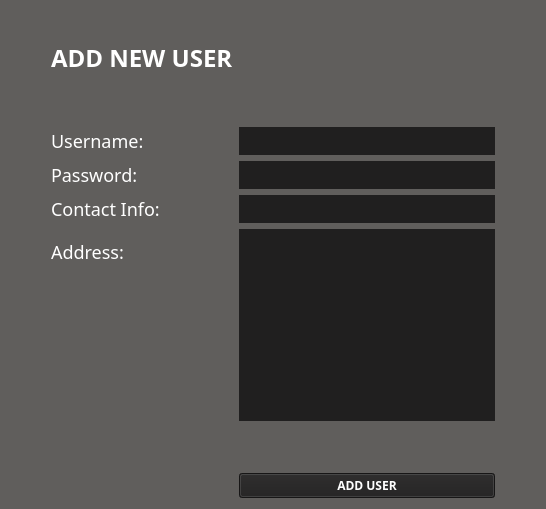
              <widget class="QWidget" name="addNewUser_page">
               <property name="styleSheet">
                <string notr="true">*{
font-family: century gothic;
background-color:#605E5C ;
}
QLineEdit, QTextEdit{
background: #201f1f;
border:#201f1f;
color:white;
font-size:18px;
}
QLabel{
color: white;
font-size: 18px;

}
QPushButton, QToolButton{
font-weight:bold;
color:white ;
background:#201f1f;
}
QPushButton:hover{
color:white;
background-color:black;
}
</string>
               </property>
               <layout class="QVBoxLayout" name="verticalLayout_7">
                <item>
                 <spacer name="verticalSpacer_7">
                  <property name="orientation">
                   <enum>Qt::Vertical</enum>
                  </property>
                  <property name="sizeType">
                   <enum>QSizePolicy::Minimum</enum>
                  </property>
                  <property name="sizeHint" stdset="0">
                   <size>
                    <width>20</width>
                    <height>30</height>
                   </size>
                  </property>
                 </spacer>
                </item>
                <item>
                 <layout class="QHBoxLayout" name="horizontalLayout_11">
                  <item>
                   <spacer name="horizontalSpacer_36">
                    <property name="orientation">
                     <enum>Qt::Horizontal</enum>
                    </property>
                    <property name="sizeType">
                     <enum>QSizePolicy::Fixed</enum>
                    </property>
                    <property name="sizeHint" stdset="0">
                     <size>
                      <width>40</width>
                      <height>20</height>
                     </size>
                    </property>
                   </spacer>
                  </item>
                  <item>
                   <layout class="QFormLayout" name="addUser_form">
                    <item row="0" column="0">
                     <widget class="QLabel" name="addUser_label">
                      <property name="styleSheet">
                       <string notr="true">FONT-WEIGHT:BOLD;
font-size:24px;</string>
                      </property>
                      <property name="text">
                       <string>ADD NEW USER</string>
                      </property>
                     </widget>
                    </item>
                    <item row="1" column="0">
                     <spacer name="verticalSpacer_10">
                      <property name="orientation">
                       <enum>Qt::Vertical</enum>
                      </property>
                      <property name="sizeHint" stdset="0">
                       <size>
                        <width>20</width>
                        <height>40</height>
                       </size>
                      </property>
                     </spacer>
                    </item>
                    <item row="2" column="0">
                     <widget class="QLabel" name="aUsername_label">
                      <property name="text">
                       <string>Username:</string>
                      </property>
                     </widget>
                    </item>
                    <item row="2" column="1">
                     <widget class="QLineEdit" name="aUsername_lineEdit">
                      <property name="text">
                       <string/>
                      </property>
                     </widget>
                    </item>
                    <item row="3" column="0">
                     <widget class="QLabel" name="aPassword_label">
                      <property name="text">
                       <string>Password:</string>
                      </property>
                     </widget>
                    </item>
                    <item row="3" column="1">
                     <widget class="QLineEdit" name="aPassword_lineEdit">
                      <property name="text">
                       <string/>
                      </property>
                      <property name="echoMode">
                       <enum>QLineEdit::Password</enum>
                      </property>
                     </widget>
                    </item>
                    <item row="4" column="0">
                     <widget class="QLabel" name="aContactInfo_label">
                      <property name="text">
                       <string>Contact Info:</string>
                      </property>
                     </widget>
                    </item>
                    <item row="4" column="1">
                     <widget class="QLineEdit" name="aContactInfo_lineEdit">
                      <property name="text">
                       <string/>
                      </property>
                     </widget>
                    </item>
                    <item row="5" column="0">
                     <widget class="QLabel" name="aAddress_label">
                      <property name="text">
                       <string>Address:</string>
                      </property>
                     </widget>
                    </item>
                    <item row="5" column="1">
                     <widget class="QTextEdit" name="aAddress_lineEdit">
                      <property name="styleSheet">
                       <string notr="true">border-radius:0px;</string>
                      </property>
                      <property name="html">
                       <string>&lt;!DOCTYPE HTML PUBLIC &quot;-//W3C//DTD HTML 4.0//EN&quot; &quot;http://www.w3.org/TR/REC-html40/strict.dtd&quot;&gt;
&lt;html&gt;&lt;head&gt;&lt;meta name=&quot;qrichtext&quot; content=&quot;1&quot; /&gt;&lt;style type=&quot;text/css&quot;&gt;
p, li { white-space: pre-wrap; }
&lt;/style&gt;&lt;/head&gt;&lt;body style=&quot; font-family:'century gothic'; font-size:18px; font-weight:400; font-style:normal;&quot;&gt;
&lt;p style=&quot;-qt-paragraph-type:empty; margin-top:0px; margin-bottom:0px; margin-left:0px; margin-right:0px; -qt-block-indent:0; text-indent:0px;&quot;&gt;&lt;br /&gt;&lt;/p&gt;
&lt;p style=&quot;-qt-paragraph-type:empty; margin-top:0px; margin-bottom:0px; margin-left:0px; margin-right:0px; -qt-block-indent:0; text-indent:0px;&quot;&gt;&lt;br /&gt;&lt;/p&gt;
&lt;p style=&quot;-qt-paragraph-type:empty; margin-top:0px; margin-bottom:0px; margin-left:0px; margin-right:0px; -qt-block-indent:0; text-indent:0px; font-size:8.21053pt;&quot;&gt;&lt;br /&gt;&lt;/p&gt;&lt;/body&gt;&lt;/html&gt;</string>
                      </property>
                     </widget>
                    </item>
                    <item row="6" column="1">
                     <spacer name="verticalSpacer_11">
                      <property name="orientation">
                       <enum>Qt::Vertical</enum>
                      </property>
                      <property name="sizeHint" stdset="0">
                       <size>
                        <width>20</width>
                        <height>40</height>
                       </size>
                      </property>
                     </spacer>
                    </item>
                    <item row="7" column="1">
                     <widget class="QPushButton" name="aEdit_pushButton">
                      <property name="styleSheet">
                       <string notr="true">FONT-SIZE: 18PX;</string>
                      </property>
                      <property name="text">
                       <string>ADD USER</string>
                      </property>
                     </widget>
                    </item>
                   </layout>
                  </item>
                  <item>
                   <spacer name="horizontalSpacer_35">
                    <property name="orientation">
                     <enum>Qt::Horizontal</enum>
                    </property>
                    <property name="sizeHint" stdset="0">
                     <size>
                      <width>40</width>
                      <height>20</height>
                     </size>
                    </property>
                   </spacer>
                  </item>
                 </layout>
                </item>
               </layout>
              </widget>
